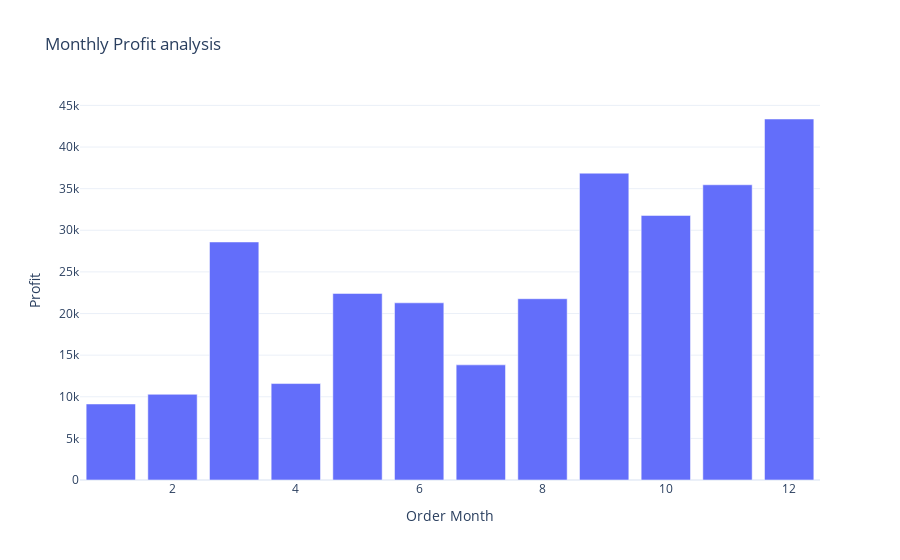

Notebook code for this chart:
### Code cell
month_wise_profit = df.groupby('Order Month')['Profit'].sum().reset_index()
fig = px.bar(month_wise_profit, x = 'Order Month', y = 'Profit', title = 'Monthly Profit analysis')
fig.show()

### Figure 1 — Plotly figure (JSON) as saved in the notebook; plotly's stock layout.template omitted (floating-point values rounded to 4 significant figures)
{"data": [{"alignmentgroup": "True", "hovertemplate": "Order Month=%{x}<br>Profit=%{y}<extra></extra>", "legendgroup": "", "marker": {"color": "#636efa", "pattern": {"shape": ""}}, "name": "", "offsetgroup": "", "orientation": "v", "showlegend": false, "textposition": "auto", "type": "bar", "x": [1, 2, 3, 4, 5, 6, 7, 8, 9, 10, 11, 12], "xaxis": "x", "y": [9134.0, 10290.0, 28590.0, 11590.0, 22410.0, 21290.0, 13830.0, 21780.0, 36860.0, 31780.0, 35470.0, 43370.0], "yaxis": "y"}], "layout": {"barmode": "relative", "legend": {"tracegroupgap": 0}, "title": {"text": "Monthly Profit analysis"}, "xaxis": {"anchor": "y", "domain": [0, 1], "title": {"text": "Order Month"}}, "yaxis": {"anchor": "x", "domain": [0, 1], "title": {"text": "Profit"}}}}
